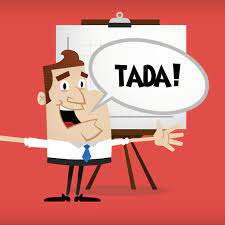
#> input picture images/download.jpeg, 225 x 225 px, given in place of the camera
$ python color.py
#> lines starting #> are read from the running program, lines starting #| are printed output that depends on the picture; after the words box and inside, x2 and y2 are one past the last pixel; in counts of white or black regions, pixels touching at a corner belong together
import numpy as np
import cv2

vid = cv2.VideoCapture(0)
coordinates = [[0, 0]]
slope = 0.0

while True:
    ret, image = vid.read()
#> image is the input picture: shape (225, 225, 3); mean B, G, R 115.2, 122.2, 211.3

    hsvFrame = cv2.cvtColor(image, cv2.COLOR_BGR2HSV)
#> hsvFrame: shape (225, 225, 3); mean H, S, V 16.6, 121.4, 212

    yellow_lower = np.array([25, 50, 70], np.uint8)
    yellow_upper = np.array([75, 255, 255], np.uint8)
    yellow_mask = cv2.inRange(hsvFrame, yellow_lower, yellow_upper)
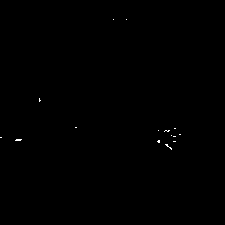
#> yellow_mask: shape (225, 225); 0.12% white in thin lines or dots, all inside (x1, y1, x2, y2) = (0, 19, 181, 150)

    kernel = np.ones((5, 5), "uint8")

    yellow_mask = cv2.dilate(yellow_mask, kernel)
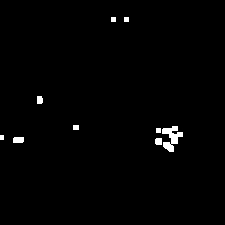
#> yellow_mask: shape (225, 225); 1.1% white; 9 white regions
    res_yellow = cv2.bitwise_and(image, image, mask=yellow_mask)

    contours, hierarchy = cv2.findContours(yellow_mask, cv2.RETR_TREE, cv2.CHAIN_APPROX_SIMPLE)
#> contours = 9 contours, 4 with area under 20; largest, box (x1, y1, x2, y2) and area: (162, 126, 183, 152) 218, (13, 137, 24, 143) 49, (155, 138, 162, 145) 35, (37, 96, 43, 104) 33, (73, 125, 79, 130) 20

    for pic, contour in enumerate(contours):
        area = cv2.contourArea(contour)
        if area > 2000:
            x, y, w, h = cv2.boundingRect(contour)
            cv2.rectangle(image, (x, y),
                          (x + w, y + h),
                          (255, 255, 0), 2)

            cv2.putText(image, "Yellow", (x, y),
                        cv2.FONT_HERSHEY_SIMPLEX,
                        1.0, (255, 255, 0))

            centre_x, centre_y = ((x * 2 + w) // 2, (y * 2 + h) // 2)
            x, y = (coordinates[0][0], coordinates[0][1])

            cv2.line(image, (centre_x, centre_y), (coordinates[0][0], coordinates[0][1]), (0, 256, 0))

            if (x-centre_x) != 0.0:
                slope = (y-centre_y)/(x-centre_x)
            cv2.putText(image, str(slope), (280, 450), cv2.FONT_HERSHEY_PLAIN, 3, (255, 255, 255), 3)

            coordinates.pop()
            coordinates.append([centre_x, centre_y])
#> this loop made 9 passes
#> area on passes 1, 2, 5, 7: 35, 49, 218.5, 33
#> (contour, area) on pass 6: ([[73, 125], [73, 129], [78, 129], [78, 125]], 20)
#> after the loop, coordinates = [[0, 0]]

    cv2.imshow("Yellow", image)
    if cv2.waitKey(10) & 0xFF == ord('q'):
#> (key q is pressed here)
        vid.release()
        cv2.destroyAllWindows()
        break
